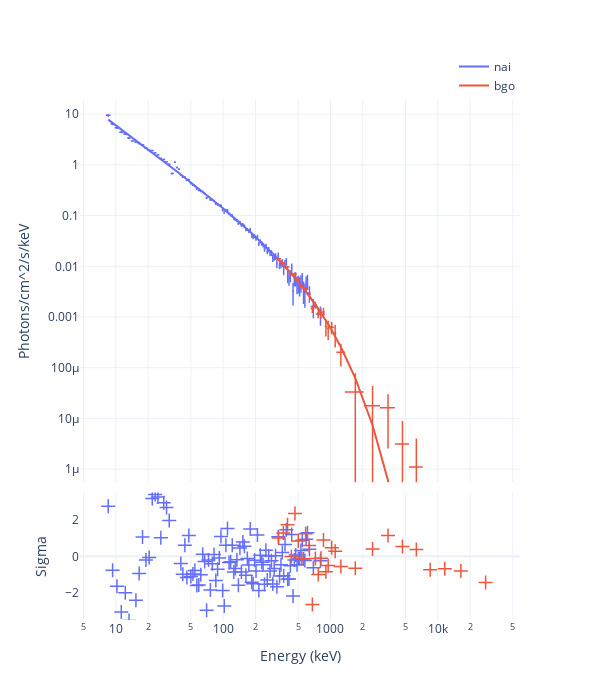

The cell this chart's notebook holds for it:
### Code cell
fig = Plot.pair(pair, style='NE')
